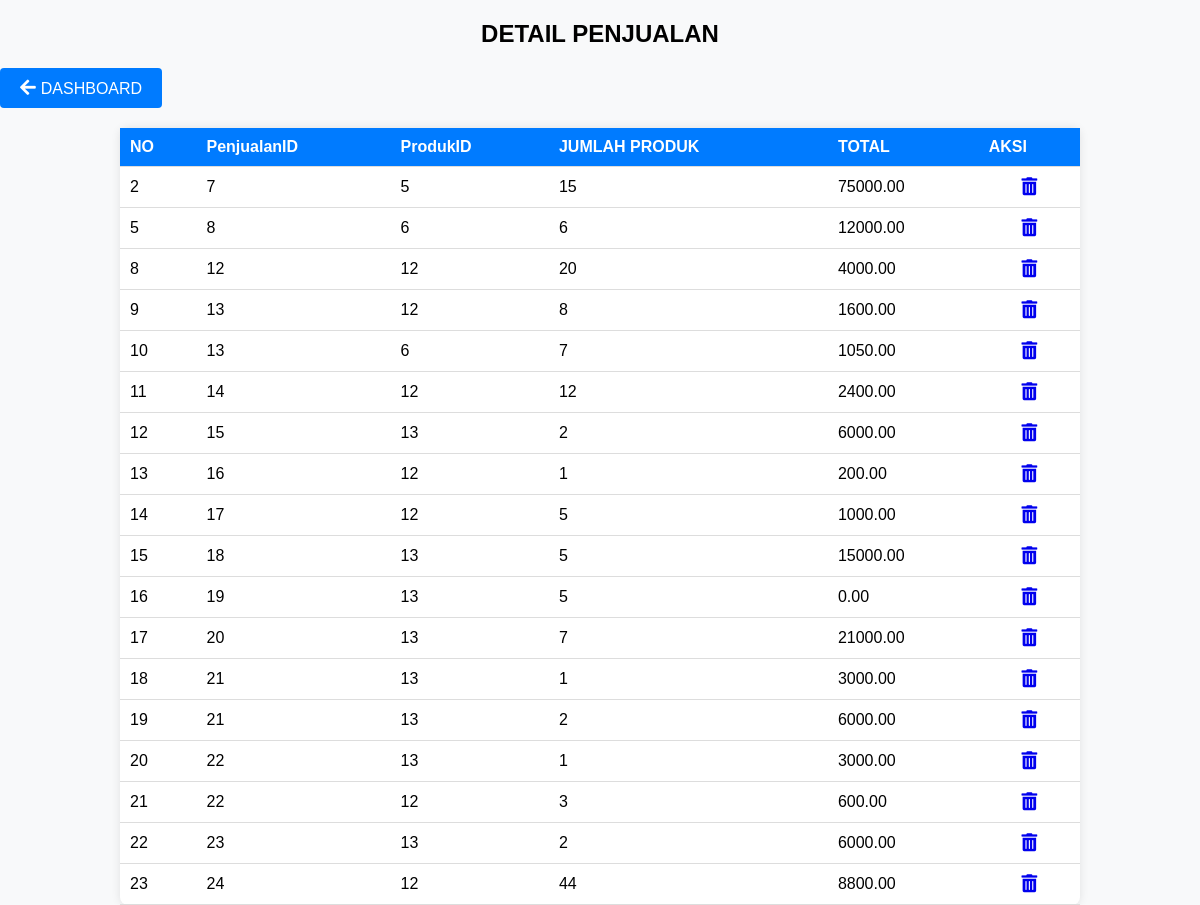
Screenshot of /kasir/detail_penjualan.php with the database file from the repository.
### tables this page shows
CREATE TABLE `detailpenjualan` (
  `DetailID` int(11) NOT NULL,
  `PenjualanID` int(11) NOT NULL,
  `ProdukID` int(11) NOT NULL,
  `JumlahProduk` int(11) NOT NULL,
  `Subtotal` decimal(10,2) NOT NULL
);

### kasir/detail_penjualan.php (the view, shortened to what this page needs)
<!DOCTYPE html>
<html lang="en">
<head>
    <link rel="stylesheet" href="https://cdnjs.cloudflare.com/ajax/libs/font-awesome/5.15.4/css/all.min.css">
</head>
<body>
    <h2>DETAIL PENJUALAN</h2>
    <a href="dashboard.php" class="button"><i class="fas fa-arrow-left"></i>DASHBOARD</a>
    <table>
        <thead>
            <tr>
                <th>NO</th>
                <th>PenjualanID</th>
                <th>ProdukID</th>
                <th>JUMLAH PRODUK</th>
                <th>TOTAL</th>
                <th>AKSI</th>
            </tr>
        </thead>
        <tbody>
            <?php
            include 'config.php';
            $sql = "SELECT * FROM detailpenjualan";
            $result = mysqli_query($conn, $sql);
            if (mysqli_num_rows($result) > 0) {
                while ($row = mysqli_fetch_assoc($result)) {
                    echo "<tr>";
                    echo "<td>" . $row['DetailID'] . "</td>";
                    echo "<td>" . $row['PenjualanID'] . "</td>";
                    echo "<td>" . $row['ProdukID'] . "</td>";
                    echo "<td>" . $row['JumlahProduk'] . "</td>";
                    echo "<td>" . $row['Subtotal'] . "</td>";
                    echo "<td>";
                    echo "<a href='hapus_detail.php?id=" . $row["DetailID"] . "' title='Hapus'><i class='fas fa-trash-alt'></i></a>";
                    echo "</td>";
                    echo "</tr>";
                }
            } else {
                echo "<tr><td colspan='6'>Tidak ada data detail penjualan.</td></tr>";
            }
            ?>
        </tbody>
    </table>
</body>
</html>

### kasir/detail_penjualan.php (style rules this page uses)
body { font-family: Arial, sans-serif; margin: 0; padding: 0; background-color: #f8f9fa; }
h2 { text-align: center; margin-bottom: 20px; }
.button { display: inline-block; padding: 10px 20px; background-color: #007bff; color: #fff; border: none; border-radius: 4px; text-decoration: none; margin-bottom: 20px; }
.button i { margin-right: 5px; }
table { width: 80%; margin: 0 auto; border-collapse: collapse; background-color: #fff; border-radius: 8px; box-shadow: 0 0 10px rgba(0, 0, 0, 0.1); }
th, td { padding: 10px; text-align: left; border-bottom: 1px solid #ddd; }
th { background-color: #007bff; color: #fff; }
td:last-child { text-align: center; }
.fas { font-size: 18px; }

### rows the page displays
detailpenjualan: DetailID "2", PenjualanID "7", ProdukID "5", JumlahProduk "15", Subtotal "75000.00"
detailpenjualan: DetailID "5", PenjualanID "8", ProdukID "6", JumlahProduk "6", Subtotal "12000.00"
detailpenjualan: DetailID "8", PenjualanID "12", ProdukID "12", JumlahProduk "20", Subtotal "4000.00"
detailpenjualan: DetailID "9", PenjualanID "13", ProdukID "12", JumlahProduk "8", Subtotal "1600.00"
detailpenjualan: DetailID "10", PenjualanID "13", ProdukID "6", JumlahProduk "7", Subtotal "1050.00"
detailpenjualan: DetailID "11", PenjualanID "14", ProdukID "12", JumlahProduk "12", Subtotal "2400.00"
detailpenjualan: DetailID "12", PenjualanID "15", ProdukID "13", JumlahProduk "2", Subtotal "6000.00"
detailpenjualan: DetailID "13", PenjualanID "16", ProdukID "12", JumlahProduk "1", Subtotal "200.00"
detailpenjualan: DetailID "14", PenjualanID "17", ProdukID "12", JumlahProduk "5", Subtotal "1000.00"
detailpenjualan: DetailID "15", PenjualanID "18", ProdukID "13", JumlahProduk "5", Subtotal "15000.00"
detailpenjualan: DetailID "16", PenjualanID "19", ProdukID "13", JumlahProduk "5", Subtotal "0.00"
detailpenjualan: DetailID "17", PenjualanID "20", ProdukID "13", JumlahProduk "7", Subtotal "21000.00"
detailpenjualan: DetailID "18", PenjualanID "21", ProdukID "13", JumlahProduk "1", Subtotal "3000.00"
detailpenjualan: DetailID "19", PenjualanID "21", ProdukID "13", JumlahProduk "2", Subtotal "6000.00"
detailpenjualan: DetailID "20", PenjualanID "22", ProdukID "13", JumlahProduk "1", Subtotal "3000.00"
detailpenjualan: DetailID "21", PenjualanID "22", ProdukID "12", JumlahProduk "3", Subtotal "600.00"
detailpenjualan: DetailID "22", PenjualanID "23", ProdukID "13", JumlahProduk "2", Subtotal "6000.00"
detailpenjualan: DetailID "23", PenjualanID "24", ProdukID "12", JumlahProduk "44", Subtotal "8800.00"
